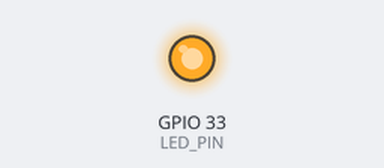
Bench run of a sketch on a simulated ESP32. Shown: output pins drawn as LEDs (lit = HIGH). WiFi joins after 1.5 s; servers stay silent unless stated; uploads are accepted with an empty reply; the camera gives no picture; what the sketch prints to the serial monitor is not drawn.

Above: at 4.05 s.
At 8.2 s:
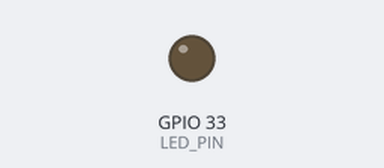
Timing chart, 0 to 14.7 s (numbered marks = the images above):
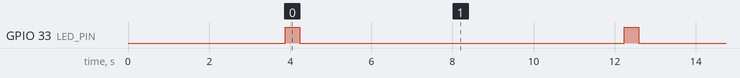

Measured:
- by itself, GPIO 33 (LED_PIN): alternates HIGH for 0.36 s and LOW for 8.0 s

The sketch:

esp32_camera_optimized.ino
```cpp
#include "esp_camera.h"
#include <WiFi.h>
#include <HTTPClient.h>

// ⬇️ YOUR WIFI DETAILS
const char* ssid = "The Student Scoop";
const char* password = "TSS@2023";

// ⬇️ Your server endpoint (UPDATE THIS!)
String serverURL = "http://192.168.0.177:8000/upload-image/";

// Camera Module: AI Thinker
#define PWDN_GPIO_NUM     32
#define RESET_GPIO_NUM    -1
#define XCLK_GPIO_NUM      0
#define SIOD_GPIO_NUM     26
#define SIOC_GPIO_NUM     27

#define Y9_GPIO_NUM       35
#define Y8_GPIO_NUM       34
#define Y7_GPIO_NUM       39
#define Y6_GPIO_NUM       36
#define Y5_GPIO_NUM       21
#define Y4_GPIO_NUM       19
#define Y3_GPIO_NUM       18
#define Y2_GPIO_NUM        5
#define VSYNC_GPIO_NUM    25
#define HREF_GPIO_NUM     23
#define PCLK_GPIO_NUM     22

#define LED_PIN 33  // Built-in flash LED

void setup() {
  Serial.begin(115200);
  Serial.setDebugOutput(true);
  Serial.println();
  Serial.println("🌊 OceanGuard ESP32-CAM - HIGH QUALITY MODE");

  // LED setup
  pinMode(LED_PIN, OUTPUT);
  digitalWrite(LED_PIN, LOW);

  // WiFi Connection
  WiFi.begin(ssid, password);
  Serial.print("Connecting to WiFi");
  int wifi_attempts = 0;
  while (WiFi.status() != WL_CONNECTED && wifi_attempts < 20) {
    Serial.print(".");
    delay(500);
    wifi_attempts++;
  }

  if (WiFi.status() != WL_CONNECTED) {
    Serial.println("\n❌ WiFi Connection FAILED!");
    Serial.println("⚠️ Check SSID and password");
    while(1) { delay(1000); }
  }

  Serial.println("\n✅ WiFi Connected!");
  Serial.print("📡 IP Address: ");
  Serial.println(WiFi.localIP());
  Serial.print("📶 Signal Strength: ");
  Serial.println(WiFi.RSSI());

  // ============================================
  // 📸 OPTIMIZED CAMERA CONFIGURATION
  // ============================================
  camera_config_t config;
  config.ledc_channel = LEDC_CHANNEL_0;
  config.ledc_timer = LEDC_TIMER_0;
  config.pin_d0 = Y2_GPIO_NUM;
  config.pin_d1 = Y3_GPIO_NUM;
  config.pin_d2 = Y4_GPIO_NUM;
  config.pin_d3 = Y5_GPIO_NUM;
  config.pin_d4 = Y6_GPIO_NUM;
  config.pin_d5 = Y7_GPIO_NUM;
  config.pin_d6 = Y8_GPIO_NUM;
  config.pin_d7 = Y9_GPIO_NUM;
  config.pin_xclk = XCLK_GPIO_NUM;
  config.pin_pclk = PCLK_GPIO_NUM;
  config.pin_vsync = VSYNC_GPIO_NUM;
  config.pin_href = HREF_GPIO_NUM;
  config.pin_sscb_sda = SIOD_GPIO_NUM;
  config.pin_sscb_scl = SIOC_GPIO_NUM;
  config.pin_pwdn = PWDN_GPIO_NUM;
  config.pin_reset = RESET_GPIO_NUM;
  config.xclk_freq_hz = 20000000;
  config.pixel_format = PIXFORMAT_JPEG;

  // ⭐ HIGH QUALITY SETTINGS ⭐
  config.frame_size = FRAMESIZE_SVGA;  // 800x600 (was QVGA 320x240)
  config.jpeg_quality = 10;             // Lower = Better (was 12)
  config.fb_count = 2;                  // Double buffering

  // Camera Init
  Serial.println("📷 Initializing HIGH QUALITY camera...");
  esp_err_t err = esp_camera_init(&config);

  if (err != ESP_OK) {
    Serial.printf("❌ Camera Init FAILED: 0x%x\n", err);
    Serial.println("⚠️ Check camera connections!");
    while(1) { delay(1000); }
  }

  Serial.println("✅ Camera Ready!");

  // ⭐ ADDITIONAL IMAGE QUALITY IMPROVEMENTS ⭐
  sensor_t * s = esp_camera_sensor_get();
  if (s != NULL) {
    s->set_brightness(s, 0);     // -2 to 2
    s->set_contrast(s, 1);       // -2 to 2 (increase contrast)
    s->set_saturation(s, 0);     // -2 to 2
    s->set_sharpness(s, 2);      // -2 to 2 (max sharpness for QR)
    s->set_special_effect(s, 0); // 0 = No effect
    s->set_whitebal(s, 1);       // 0 = disable , 1 = enable
    s->set_awb_gain(s, 1);       // 0 = disable , 1 = enable
    s->set_wb_mode(s, 0);        // 0 to 4 - if awb_gain enabled
    s->set_exposure_ctrl(s, 1);  // 0 = disable , 1 = enable
    s->set_aec2(s, 1);           // 0 = disable , 1 = enable
    s->set_ae_level(s, 0);       // -2 to 2
    s->set_aec_value(s, 300);    // 0 to 1200
    s->set_gain_ctrl(s, 1);      // 0 = disable , 1 = enable
    s->set_agc_gain(s, 5);       // 0 to 30
    s->set_gainceiling(s, (gainceiling_t)6); // 0 to 6
    s->set_bpc(s, 1);            // 0 = disable , 1 = enable (black pixel correction)
    s->set_wpc(s, 1);            // 0 = disable , 1 = enable (white pixel correction)
    s->set_raw_gma(s, 1);        // 0 = disable , 1 = enable
    s->set_lenc(s, 1);           // 0 = disable , 1 = enable (lens correction)
    s->set_hmirror(s, 0);        // 0 = disable , 1 = enable
    s->set_vflip(s, 0);          // 0 = disable , 1 = enable
    s->set_dcw(s, 1);            // 0 = disable , 1 = enable
    s->set_colorbar(s, 0);       // 0 = disable , 1 = enable

    Serial.println("✅ Image quality optimizations applied!");
  }

  // Test capture
  Serial.println("🧪 Testing camera capture...");
  camera_fb_t * test_fb = esp_camera_fb_get();
  if (!test_fb) {
    Serial.println("❌ Test capture FAILED!");
    while(1) { delay(1000); }
  } else {
    Serial.printf("✅ Test OK! Image size: %d bytes (HIGH QUALITY)\n", test_fb->len);
    esp_camera_fb_return(test_fb);
  }

  Serial.println("\n🚀 System Ready - HIGH QUALITY MODE\n");
  delay(2000);
}

int capture_count = 0;

void loop() {
  // Check WiFi
  if (WiFi.status() != WL_CONNECTED) {
    Serial.println("❌ WiFi Disconnected! Reconnecting...");
    WiFi.reconnect();
    delay(5000);
    return;
  }

  Serial.printf("\n📸 Capture #%d - Taking HIGH QUALITY photo...\n", ++capture_count);

  // Flash LED on for better lighting (helps with QR scanning)
  digitalWrite(LED_PIN, HIGH);
  delay(100); // Let LED stabilize

  // Capture Image
  camera_fb_t * fb = esp_camera_fb_get();

  if (!fb) {
    Serial.println("❌ Camera capture FAILED!");
    digitalWrite(LED_PIN, LOW);
    delay(2000);
    return;
  }

  Serial.printf("✅ Photo captured! Size: %d bytes (was ~4KB, now ~40-60KB)\n", fb->len);

  // Upload to Server
  Serial.println("📤 Uploading to server...");
  HTTPClient http;

  http.begin(serverURL);
  http.addHeader("Content-Type", "image/jpeg");
  http.setTimeout(15000); // 15 second timeout (increased for larger image)

  int httpResponseCode = http.POST(fb->buf, fb->len);

  if (httpResponseCode > 0) {
    Serial.printf("✅ Upload SUCCESS! Response: %d\n", httpResponseCode);
    String response = http.getString();
    Serial.println("Server says: " + response);
  } else {
    Serial.printf("❌ Upload FAILED! Error: %s\n", http.errorToString(httpResponseCode).c_str());
    Serial.println("⚠️ Server: http://192.168.0.177:8000/upload-image/");
  }

  http.end();
  esp_camera_fb_return(fb);

  digitalWrite(LED_PIN, LOW);

  Serial.println("⏳ Waiting 8 seconds...");
  delay(8000);
}
```
